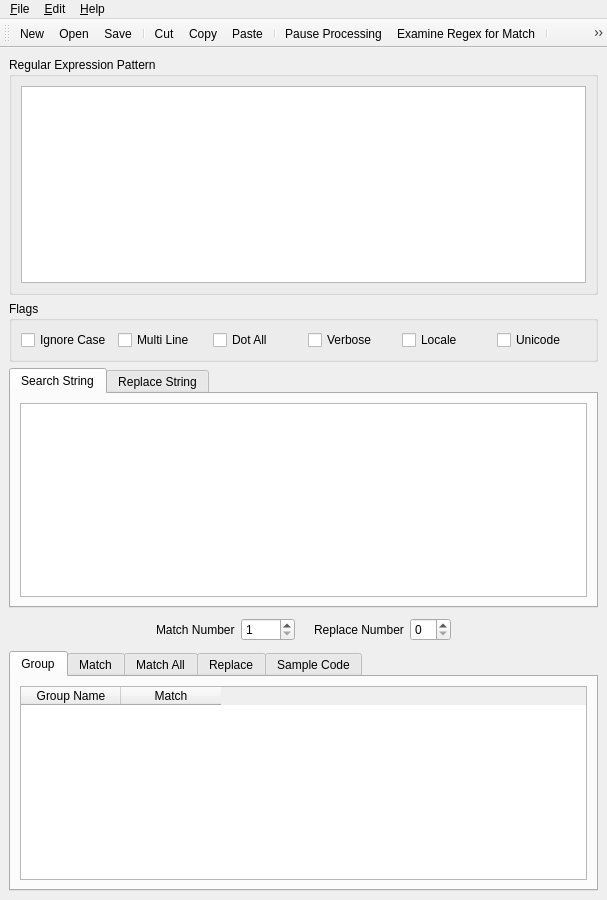
 <widget class="QMainWindow" name="KodosBA">
  <property name="geometry">
   <rect>
    <x>0</x>
    <y>0</y>
    <width>607</width>
    <height>900</height>
   </rect>
  </property>
  <property name="windowTitle">
   <string>Kodos - The Python Regex Debugger</string>
  </property>
  <property name="windowIcon">
   <iconset resource="../kodos.qrc">
    <normaloff>:/images/kodos_icon.png</normaloff>:/images/kodos_icon.png</iconset>
  </property>
  <property name="windowIconText">
   <string>Kodos</string>
  </property>
  <widget class="QWidget" name="widget">
   <layout class="QGridLayout">
    <item row="0" column="0">
     <widget class="QGroupBox" name="groupBox1">
      <property name="sizePolicy">
       <sizepolicy hsizetype="Expanding" vsizetype="Expanding">
        <horstretch>0</horstretch>
        <verstretch>0</verstretch>
       </sizepolicy>
      </property>
      <property name="title">
       <string>Regular Expression Pattern</string>
      </property>
      <layout class="QGridLayout">
       <item row="0" column="0">
        <widget class="QPlainTextEdit" name="regexMultiLineEdit"/>
       </item>
      </layout>
     </widget>
    </item>
    <item row="5" column="0">
     <widget class="QTabWidget" name="resultTabWidget">
      <property name="currentIndex">
       <number>0</number>
      </property>
      <widget class="QWidget" name="tab">
       <attribute name="title">
        <string>Group</string>
       </attribute>
       <layout class="QGridLayout">
        <item row="0" column="0">
         <widget class="QTableWidget" name="groupTable">
          <property name="selectionMode">
           <enum>QAbstractItemView::SingleSelection</enum>
          </property>
          <column>
           <property name="text">
            <string>Group Name</string>
           </property>
          </column>
          <column>
           <property name="text">
            <string>Match</string>
           </property>
          </column>
         </widget>
        </item>
       </layout>
      </widget>
      <widget class="QWidget" name="tab">
       <attribute name="title">
        <string>Match</string>
       </attribute>
       <layout class="QGridLayout">
        <item row="0" column="0">
         <widget class="QPlainTextEdit" name="matchTextBrowser">
          <property name="undoRedoEnabled">
           <bool>false</bool>
          </property>
          <property name="readOnly">
           <bool>true</bool>
          </property>
         </widget>
        </item>
       </layout>
      </widget>
      <widget class="QWidget" name="TabPage">
       <attribute name="title">
        <string>Match All</string>
       </attribute>
       <layout class="QGridLayout">
        <item row="0" column="0">
         <widget class="QPlainTextEdit" name="matchAllTextBrowser">
          <property name="undoRedoEnabled">
           <bool>false</bool>
          </property>
          <property name="readOnly">
           <bool>true</bool>
          </property>
         </widget>
        </item>
       </layout>
      </widget>
      <widget class="QWidget" name="TabPage">
       <attribute name="title">
        <string>Replace</string>
       </attribute>
       <layout class="QVBoxLayout">
        <item>
         <widget class="QPlainTextEdit" name="replaceTextBrowser">
          <property name="undoRedoEnabled">
           <bool>false</bool>
          </property>
          <property name="readOnly">
           <bool>true</bool>
          </property>
         </widget>
        </item>
       </layout>
      </widget>
      <widget class="QWidget" name="TabPage">
       <attribute name="title">
        <string>Sample Code</string>
       </attribute>
       <layout class="QGridLayout">
        <item row="0" column="0">
         <widget class="QPlainTextEdit" name="codeTextBrowser">
          <property name="undoRedoEnabled">
           <bool>false</bool>
          </property>
          <property name="readOnly">
           <bool>true</bool>
          </property>
         </widget>
        </item>
       </layout>
      </widget>
     </widget>
    </item>
    <item row="3" column="0">
     <widget class="QTabWidget" name="tabWidget3">
      <property name="currentIndex">
       <number>0</number>
      </property>
      <widget class="QWidget" name="tab">
       <attribute name="title">
        <string>Search String</string>
       </attribute>
       <layout class="QGridLayout">
        <item row="0" column="0">
         <widget class="QPlainTextEdit" name="stringMultiLineEdit"/>
        </item>
       </layout>
      </widget>
      <widget class="QWidget" name="tab">
       <attribute name="title">
        <string>Replace String</string>
       </attribute>
       <layout class="QGridLayout">
        <item row="0" column="0">
         <widget class="QTextEdit" name="replaceTextEdit"/>
        </item>
       </layout>
      </widget>
     </widget>
    </item>
    <item row="4" column="0">
     <layout class="QHBoxLayout">
      <item>
       <spacer name="spacer1">
        <property name="orientation">
         <enum>Qt::Horizontal</enum>
        </property>
        <property name="sizeType">
         <enum>QSizePolicy::Expanding</enum>
        </property>
        <property name="sizeHint" stdset="0">
         <size>
          <width>70</width>
          <height>31</height>
         </size>
        </property>
       </spacer>
      </item>
      <item>
       <widget class="QLabel" name="textLabel1">
        <property name="text">
         <string>Match Number</string>
        </property>
        <property name="wordWrap">
         <bool>false</bool>
        </property>
       </widget>
      </item>
      <item>
       <widget class="QSpinBox" name="matchNumberSpinBox">
        <property name="minimum">
         <number>1</number>
        </property>
        <property name="maximum">
         <number>9999</number>
        </property>
       </widget>
      </item>
      <item>
       <widget class="QLabel" name="spacerLabel">
        <property name="pixmap">
         <pixmap>image1</pixmap>
        </property>
        <property name="wordWrap">
         <bool>false</bool>
        </property>
       </widget>
      </item>
      <item>
       <widget class="QLabel" name="replaceLabel">
        <property name="text">
         <string>Replace Number</string>
        </property>
        <property name="wordWrap">
         <bool>false</bool>
        </property>
       </widget>
      </item>
      <item>
       <widget class="QSpinBox" name="replaceNumberSpinBox"/>
      </item>
      <item>
       <spacer name="spacer3">
        <property name="orientation">
         <enum>Qt::Horizontal</enum>
        </property>
        <property name="sizeType">
         <enum>QSizePolicy::Expanding</enum>
        </property>
        <property name="sizeHint" stdset="0">
         <size>
          <width>118</width>
          <height>21</height>
         </size>
        </property>
       </spacer>
      </item>
     </layout>
    </item>
    <item row="1" column="0">
     <widget class="QGroupBox" name="groupBox">
      <property name="title">
       <string>Flags</string>
      </property>
      <layout class="QHBoxLayout" name="horizontalLayout">
       <item>
        <widget class="QCheckBox" name="ignorecaseCheckBox">
         <property name="toolTip">
          <string>Perform case-insensitive matching; expressions like [A-Z] will match
lowercase letters, too. This is not affected by the current locale.</string>
         </property>
         <property name="text">
          <string>Ignore Case</string>
         </property>
        </widget>
       </item>
       <item>
        <widget class="QCheckBox" name="multilineCheckBox">
         <property name="toolTip">
          <string>When specified, the pattern character &quot;^&quot; matches at the beginning of the 
string and at the beginning of each line (immediately following each newline); 
and the pattern character &quot;$&quot; matches at the end of the string and at the end 
of each line (immediately preceding each newline). By default, &quot;^&quot; matches 
only at the beginning of the string, and &quot;$&quot; only at the end of the string and 
immediately before the newline (if any) at the end of the string.</string>
         </property>
         <property name="text">
          <string>Multi Line</string>
         </property>
        </widget>
       </item>
       <item>
        <widget class="QCheckBox" name="dotallCheckBox">
         <property name="toolTip">
          <string>Make the &quot;.&quot; special character match any character at all, including a 
newline; without this flag, &quot;.&quot; will match anything except a newline.</string>
         </property>
         <property name="text">
          <string>Dot All</string>
         </property>
        </widget>
       </item>
       <item>
        <widget class="QCheckBox" name="verboseCheckBox">
         <property name="toolTip">
          <string>This flag allows you to write regular expressions that look nicer. Whitespace 
within the pattern is ignored, except when in a character class or preceded by 
an unescaped backslash, and, when a line contains a &quot;#&quot; neither in a character
class or preceded by an unescaped backslash, all characters from the leftmost 
such &quot;#&quot; through the end of the line are ignored.</string>
         </property>
         <property name="text">
          <string>Verbose</string>
         </property>
        </widget>
       </item>
       <item>
        <widget class="QCheckBox" name="localeCheckBox">
         <property name="toolTip">
          <string>Make \w, \W, \b, and \B dependent on the current locale.</string>
         </property>
         <property name="text">
          <string>Locale</string>
         </property>
        </widget>
       </item>
       <item>
        <widget class="QCheckBox" name="unicodeCheckBox">
         <property name="toolTip">
          <string>&quot;Make \w, \W, \b, and \B dependent on the Unicode character properties 
database. New in Python version 2.0.</string>
         </property>
         <property name="text">
          <string>Unicode</string>
         </property>
        </widget>
       </item>
      </layout>
     </widget>
    </item>
   </layout>
  </widget>
  <widget class="QToolBar" name="toolBar">
   <property name="toolButtonStyle">
    <enum>Qt::ToolButtonIconOnly</enum>
   </property>
   <attribute name="toolBarArea">
    <enum>TopToolBarArea</enum>
   </attribute>
   <attribute name="toolBarBreak">
    <bool>false</bool>
   </attribute>
   <addaction name="fileNewAction"/>
   <addaction name="fileOpenAction"/>
   <addaction name="fileSaveAction"/>
   <addaction name="separator"/>
   <addaction name="editCutAction"/>
   <addaction name="editCopyAction"/>
   <addaction name="editPasteAction"/>
   <addaction name="separator"/>
   <addaction name="editPauseAction"/>
   <addaction name="examineAction"/>
   <addaction name="separator"/>
   <addaction name="helpRegexReferenceAction"/>
   <addaction name="helpRegexLibAction"/>
  </widget>
  <widget class="QMenuBar" name="menubar">
   <property name="geometry">
    <rect>
     <x>0</x>
     <y>0</y>
     <width>607</width>
     <height>23</height>
    </rect>
   </property>
   <widget class="QMenu" name="fileMenu">
    <property name="title">
     <string>&amp;File</string>
    </property>
    <addaction name="fileNewAction"/>
    <addaction name="fileOpenAction"/>
    <addaction name="fileSaveAction"/>
    <addaction name="fileSaveAsAction"/>
    <addaction name="separator"/>
    <addaction name="FileRevertAction"/>
    <addaction name="separator"/>
    <addaction name="fileImportFileAction"/>
    <addaction name="fileImportURLAction"/>
    <addaction name="separator"/>
    <addaction name="fileExitAction"/>
    <addaction name="separator"/>
   </widget>
   <widget class="QMenu" name="editMenu">
    <property name="title">
     <string>&amp;Edit</string>
    </property>
    <addaction name="editUndoAction"/>
    <addaction name="editRedoAction"/>
    <addaction name="separator"/>
    <addaction name="editCutAction"/>
    <addaction name="editCopyAction"/>
    <addaction name="editPasteAction"/>
    <addaction name="separator"/>
    <addaction name="examineAction"/>
    <addaction name="editPauseAction"/>
    <addaction name="separator"/>
    <addaction name="editPreferencesAction"/>
   </widget>
   <widget class="QMenu" name="helpMenu">
    <property name="title">
     <string>&amp;Help</string>
    </property>
    <addaction name="separator"/>
    <addaction name="helpHelpAction"/>
    <addaction name="helpPythonHelpAction"/>
    <addaction name="separator"/>
    <addaction name="helpRegexReferenceAction"/>
    <addaction name="helpRegexLibAction"/>
    <addaction name="separator"/>
    <addaction name="helpVisitWebsiteAction"/>
    <addaction name="helpReportBugAction"/>
    <addaction name="separator"/>
    <addaction name="helpAboutAction"/>
   </widget>
   <addaction name="fileMenu"/>
   <addaction name="editMenu"/>
   <addaction name="helpMenu"/>
  </widget>
  <action name="fileNewAction">
   <property name="icon">
    <iconset resource="../kodos.qrc">
     <normaloff>:/images/document-new.png</normaloff>:/images/document-new.png</iconset>
   </property>
   <property name="text">
    <string>&amp;New</string>
   </property>
   <property name="iconText">
    <string>New</string>
   </property>
   <property name="shortcut">
    <string>Ctrl+N</string>
   </property>
   <property name="name" stdset="0">
    <cstring>fileNewAction</cstring>
   </property>
  </action>
  <action name="fileOpenAction">
   <property name="icon">
    <iconset resource="../kodos.qrc">
     <normaloff>:/images/document-open.png</normaloff>:/images/document-open.png</iconset>
   </property>
   <property name="text">
    <string>&amp;Open...</string>
   </property>
   <property name="iconText">
    <string>Open</string>
   </property>
   <property name="shortcut">
    <string>Ctrl+O</string>
   </property>
  </action>
  <action name="fileSaveAction">
   <property name="icon">
    <iconset resource="../kodos.qrc">
     <normaloff>:/images/document-save.png</normaloff>:/images/document-save.png</iconset>
   </property>
   <property name="text">
    <string>&amp;Save</string>
   </property>
   <property name="iconText">
    <string>Save</string>
   </property>
   <property name="shortcut">
    <string>Ctrl+S</string>
   </property>
   <property name="name" stdset="0">
    <cstring>fileSaveAction</cstring>
   </property>
  </action>
  <action name="fileSaveAsAction">
   <property name="icon">
    <iconset resource="../kodos.qrc">
     <normaloff>:/images/document-save-as.png</normaloff>:/images/document-save-as.png</iconset>
   </property>
   <property name="text">
    <string>Save &amp;As...</string>
   </property>
   <property name="iconText">
    <string>Save As</string>
   </property>
   <property name="shortcut">
    <string/>
   </property>
   <property name="name" stdset="0">
    <cstring>fileSaveAsAction</cstring>
   </property>
  </action>
  <action name="fileExitAction">
   <property name="text">
    <string>E&amp;xit</string>
   </property>
   <property name="iconText">
    <string>Exit</string>
   </property>
   <property name="shortcut">
    <string>Ctrl+Q</string>
   </property>
   <property name="name" stdset="0">
    <cstring>fileExitAction</cstring>
   </property>
  </action>
  <action name="editUndoAction">
   <property name="icon">
    <iconset resource="../kodos.qrc">
     <normaloff>:/images/edit-undo.png</normaloff>:/images/edit-undo.png</iconset>
   </property>
   <property name="text">
    <string>&amp;Undo</string>
   </property>
   <property name="iconText">
    <string>Undo</string>
   </property>
   <property name="shortcut">
    <string>Ctrl+Z</string>
   </property>
  </action>
  <action name="editRedoAction">
   <property name="icon">
    <iconset resource="../kodos.qrc">
     <normaloff>:/images/edit-redo.png</normaloff>:/images/edit-redo.png</iconset>
   </property>
   <property name="text">
    <string>&amp;Redo</string>
   </property>
   <property name="iconText">
    <string>Redo</string>
   </property>
   <property name="shortcut">
    <string>Ctrl+Y</string>
   </property>
  </action>
  <action name="editCutAction">
   <property name="icon">
    <iconset resource="../kodos.qrc">
     <normaloff>:/images/edit-cut.png</normaloff>:/images/edit-cut.png</iconset>
   </property>
   <property name="text">
    <string>&amp;Cut</string>
   </property>
   <property name="iconText">
    <string>Cut</string>
   </property>
   <property name="shortcut">
    <string>Ctrl+X</string>
   </property>
  </action>
  <action name="editCopyAction">
   <property name="icon">
    <iconset resource="../kodos.qrc">
     <normaloff>:/images/edit-copy.png</normaloff>:/images/edit-copy.png</iconset>
   </property>
   <property name="text">
    <string>C&amp;opy</string>
   </property>
   <property name="iconText">
    <string>Copy</string>
   </property>
   <property name="shortcut">
    <string>Ctrl+C</string>
   </property>
  </action>
  <action name="editPasteAction">
   <property name="icon">
    <iconset resource="../kodos.qrc">
     <normaloff>:/images/edit-paste.png</normaloff>:/images/edit-paste.png</iconset>
   </property>
   <property name="text">
    <string>&amp;Paste</string>
   </property>
   <property name="iconText">
    <string>Paste</string>
   </property>
   <property name="shortcut">
    <string>Ctrl+V</string>
   </property>
  </action>
  <action name="examineAction">
   <property name="checkable">
    <bool>true</bool>
   </property>
   <property name="icon">
    <iconset resource="../kodos.qrc">
     <normaloff>:/images/page-zoom.png</normaloff>:/images/page-zoom.png</iconset>
   </property>
   <property name="text">
    <string>E&amp;xamine Regex</string>
   </property>
   <property name="iconText">
    <string>Examine Regex for Match</string>
   </property>
  </action>
  <action name="helpContentsAction">
   <property name="text">
    <string>&amp;Contents...</string>
   </property>
   <property name="iconText">
    <string>Contents</string>
   </property>
   <property name="shortcut">
    <string/>
   </property>
   <property name="name" stdset="0">
    <cstring>helpContentsAction</cstring>
   </property>
  </action>
  <action name="helpIndexAction">
   <property name="text">
    <string>&amp;Index...</string>
   </property>
   <property name="iconText">
    <string>Index</string>
   </property>
   <property name="shortcut">
    <string/>
   </property>
   <property name="name" stdset="0">
    <cstring>helpIndexAction</cstring>
   </property>
  </action>
  <action name="helpAboutAction">
   <property name="text">
    <string>&amp;About</string>
   </property>
   <property name="iconText">
    <string>About</string>
   </property>
   <property name="shortcut">
    <string/>
   </property>
   <property name="name" stdset="0">
    <cstring>helpAboutAction</cstring>
   </property>
  </action>
  <action name="regexChangedAction">
   <property name="text">
    <string>Action</string>
   </property>
   <property name="iconText">
    <string>Action</string>
   </property>
   <property name="name" stdset="0">
    <cstring>regexChangedAction</cstring>
   </property>
  </action>
  <action name="editPauseAction">
   <property name="checkable">
    <bool>true</bool>
   </property>
   <property name="icon">
    <iconset resource="../kodos.qrc">
     <normaloff>:/images/media-playback-pause.png</normaloff>:/images/media-playback-pause.png</iconset>
   </property>
   <property name="text">
    <string>Pause Processing</string>
   </property>
   <property name="iconText">
    <string>Pause Processing</string>
   </property>
   <property name="shortcut">
    <string>Ctrl+P</string>
   </property>
  </action>
  <action name="editPreferencesAction">
   <property name="text">
    <string>Preferences</string>
   </property>
   <property name="iconText">
    <string>Preferences</string>
   </property>
  </action>
  <action name="helpHelpAction">
   <property name="icon">
    <iconset resource="../kodos.qrc">
     <normaloff>:/images/help.png</normaloff>:/images/help.png</iconset>
   </property>
   <property name="text">
    <string>Help</string>
   </property>
   <property name="iconText">
    <string>Help</string>
   </property>
   <property name="shortcut">
    <string>Ctrl+/</string>
   </property>
   <property name="name" stdset="0">
    <cstring>helpHelpAction</cstring>
   </property>
  </action>
  <action name="helpPythonHelpAction">
   <property name="text">
    <string>&amp;Python Regex Help</string>
   </property>
   <property name="iconText">
    <string>Python Regex Help</string>
   </property>
   <property name="name" stdset="0">
    <cstring>helpPythonHelpAction</cstring>
   </property>
  </action>
  <action name="helpRegexReferenceAction">
   <property name="icon">
    <iconset resource="../kodos.qrc">
     <normaloff>:/images/book.png</normaloff>:/images/book.png</iconset>
   </property>
   <property name="text">
    <string>&amp;Regex Reference Guide</string>
   </property>
   <property name="iconText">
    <string>Regex Reference Guide</string>
   </property>
   <property name="shortcut">
    <string>Ctrl+R</string>
   </property>
   <property name="name" stdset="0">
    <cstring>helpRegexReferenceAction</cstring>
   </property>
  </action>
  <action name="helpVisitWebsiteAction">
   <property name="icon">
    <iconset resource="../kodos.qrc">
     <normaloff>:/images/kodos_icon.png</normaloff>:/images/kodos_icon.png</iconset>
   </property>
   <property name="text">
    <string>&amp;Visit Kodos Website</string>
   </property>
   <property name="iconText">
    <string>&amp;Visit Kodos Website</string>
   </property>
   <property name="name" stdset="0">
    <cstring>helpVisitWebsiteAction</cstring>
   </property>
  </action>
  <action name="helpCheckForUpdateAction">
   <property name="text">
    <string>&amp;Check for Kodos Update</string>
   </property>
   <property name="iconText">
    <string>Check for Kodos Update</string>
   </property>
   <property name="name" stdset="0">
    <cstring>helpCheckForUpdateAction</cstring>
   </property>
  </action>
  <action name="helpReportBugAction">
   <property name="text">
    <string>Report a &amp;Bug</string>
   </property>
   <property name="iconText">
    <string>Report a Bug</string>
   </property>
   <property name="name" stdset="0">
    <cstring>helpReportBugAction</cstring>
   </property>
  </action>
  <action name="noopAction">
   <property name="enabled">
    <bool>true</bool>
   </property>
   <property name="icon">
    <iconset>
     <normaloff>image15</normaloff>image15</iconset>
   </property>
   <property name="text">
    <string/>
   </property>
   <property name="iconText">
    <string/>
   </property>
   <property name="name" stdset="0">
    <cstring>noopAction</cstring>
   </property>
  </action>
  <action name="fileImportFileAction">
   <property name="text">
    <string>Import &amp;File</string>
   </property>
   <property name="iconText">
    <string>Import File</string>
   </property>
   <property name="name" stdset="0">
    <cstring>fileImportFileAction</cstring>
   </property>
  </action>
  <action name="fileImportURLAction">
   <property name="text">
    <string>Import &amp;URL</string>
   </property>
   <property name="iconText">
    <string>Import URL</string>
   </property>
   <property name="name" stdset="0">
    <cstring>fileImportURLAction</cstring>
   </property>
  </action>
  <action name="helpRegexLibAction">
   <property name="icon">
    <iconset resource="../kodos.qrc">
     <normaloff>:/images/library.png</normaloff>:/images/library.png</iconset>
   </property>
   <property name="text">
    <string>Regex &amp;Library</string>
   </property>
   <property name="iconText">
    <string>Regex Library</string>
   </property>
   <property name="toolTip">
    <string>Open the Regex Library</string>
   </property>
   <property name="shortcut">
    <string>Ctrl+L</string>
   </property>
   <property name="name" stdset="0">
    <cstring>helpRegexLibAction</cstring>
   </property>
  </action>
  <action name="FileRevertAction">
   <property name="text">
    <string>&amp;Revert Kodos File</string>
   </property>
   <property name="iconText">
    <string>Revert Kodos File</string>
   </property>
   <property name="name" stdset="0">
    <cstring>FileRevertAction</cstring>
   </property>
  </action>
 </widget>
